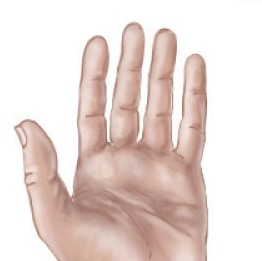
//> input picture imageprocessing/abcd.jpg, 262 x 261 px
$ ./qw   (built with g++ and OpenCV 4)
//> lines starting //> are read from the running program, lines starting //| are printed output that depends on the picture; after the words box and inside, x2 and y2 are one past the last pixel; in counts of white or black regions, pixels touching at a corner belong together
#include "opencv2/core/core.hpp"
#include "opencv2/highgui/highgui.hpp"
#include "opencv2/imgproc/imgproc.hpp"
#include "iostream"

using namespace cv;
using namespace std;

int main()

{
    int i,j;
 // [12 lines of commented-out code are left out]
    Mat a= imread("abcd.jpg",1);
//> a is the input picture: 261 rows x 262 cols, CV_8UC3; mean B, G, R 211.1, 216.2, 231.4
    Mat b= imread("abcd.jpg",1);
   // Mat img2(a.rows,a.cols,CV_8UC3,Scalar(0,0,0));

    for(i=0;i<a.rows;i++)
       { for(j=0;j<a.cols/2;j++)
         {
            b.at<Vec3b>(i,j)[0]=a.at<Vec3b>(i,j)[0];
            b.at<Vec3b>(i,j)[0]=a.at<Vec3b>(i,j)[0];
            b.at<Vec3b>(i,j)[0]=a.at<Vec3b>(i,j)[0];
            a.at<Vec3b>(i,j)[0]=a.at<Vec3b>(i,a.cols-j)[0];
            a.at<Vec3b>(i,j)[1]=a.at<Vec3b>(i,a.cols-j)[1];
            a.at<Vec3b>(i,j)[2]=a.at<Vec3b>(i,a.cols-j)[2];
         }
        }
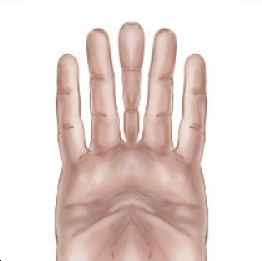
//> a: 261 rows x 262 cols, CV_8UC3; mean B, G, R 211.2, 216.1, 231.3

        for(i=0;i<a.rows;i++)
       { for(j=a.cols/2;j<a.cols;j++)
         {

            a.at<Vec3b>(i,j)[0]=b.at<Vec3b>(i,a.cols-j)[0];
            a.at<Vec3b>(i,j)[1]=b.at<Vec3b>(i,a.cols-j)[1];
            a.at<Vec3b>(i,j)[2]=b.at<Vec3b>(i,a.cols-j)[2];
         }
        }
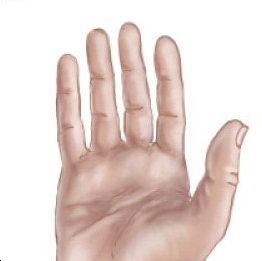
//> a: 261 rows x 262 cols, CV_8UC3; mean B, G, R 211.1, 216.2, 231.4
    namedWindow( "color", WINDOW_AUTOSIZE );// Create a window for display.
    imshow( "color", a );                   // Show our image inside it.

    waitKey(0);                                          // Wait for a keystroke in the window
    return 0;


}

$ run again, with imageprocessing/veg.jpg copied over imageprocessing/abcd.jpg
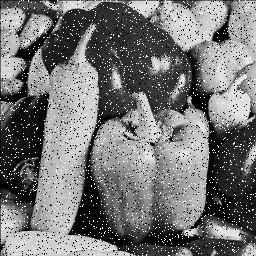
//> input picture imageprocessing/veg.jpg, 256 x 256 px
//> a is the input picture: 256 rows x 256 cols, CV_8UC3; min 0, max 255, mean 117.1
//> after the loop `for(i=0;i<a.rows;i++)`:
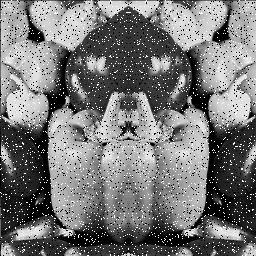
//> a: 256 rows x 256 cols, CV_8UC3; min 0, max 255, mean 119.1
//> after the loop `for(i=0;i<a.rows;i++)`:
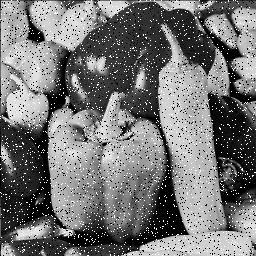
//> a: 256 rows x 256 cols, CV_8UC3; min 0, max 255, mean 117.1
